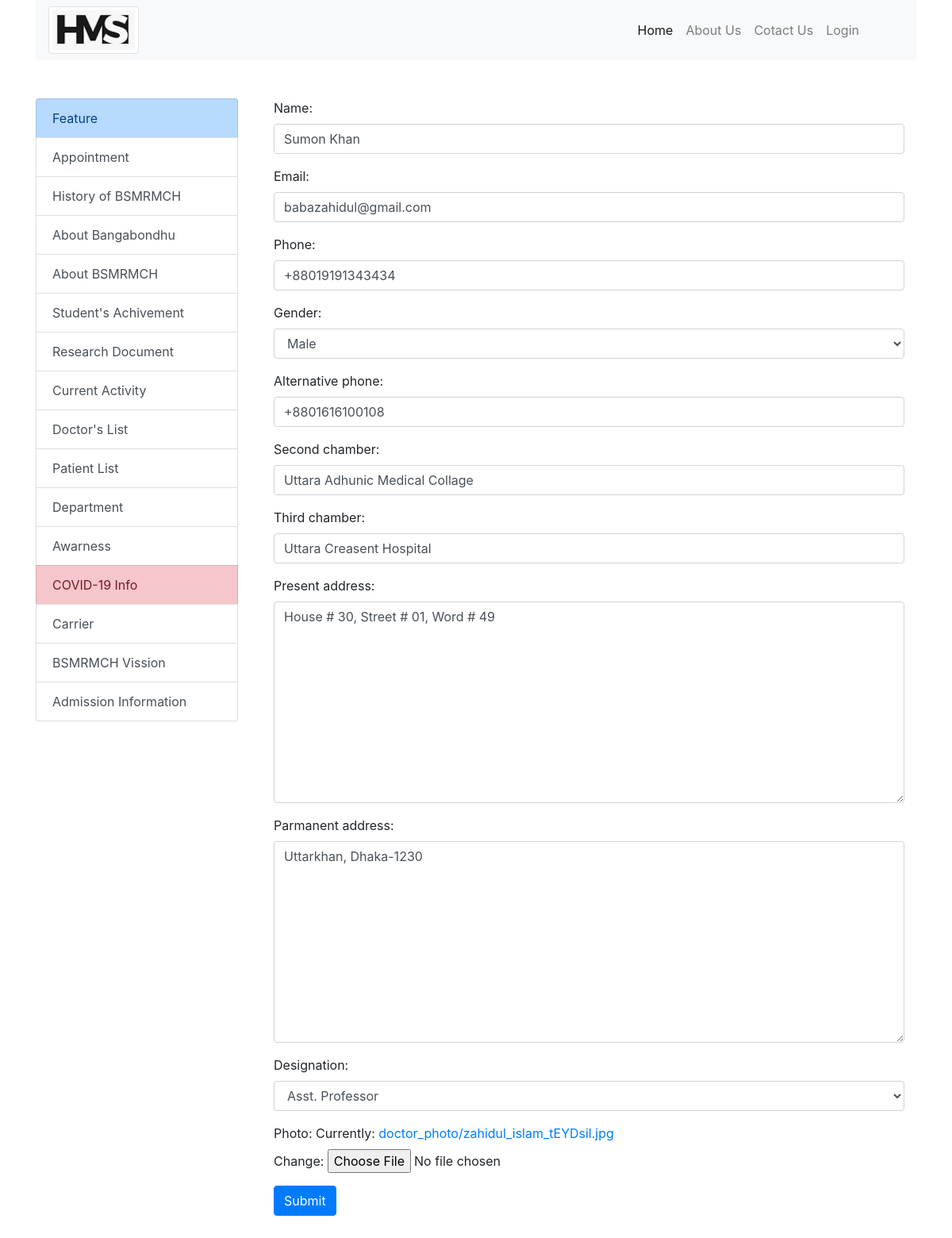
The app's page /edit_doctor/4 with its own data.
### hospital_app/models.py (models this page shows, shortened)
class Doctor(models.Model):
    name = models.CharField(max_length=50)
    email = models.EmailField()
    phone = models.CharField(max_length=15)
    gender = models.ForeignKey(Gender, on_delete=models.SET_NULL, null=True)
    alternative_phone = models.CharField(max_length=15)
    second_chamber = models.CharField(max_length=100, blank=True, null=True)
    third_chamber = models.CharField(max_length=100, blank=True, null=True)
    present_address = models.TextField()
    parmanent_address = models.TextField(blank=True, null=True)
    designation = models.ForeignKey(Designation, on_delete=models.SET_NULL, null=True)
    photo = models.ImageField(upload_to='doctor_photo/')

class Gender(models.Model):
    gender = models.CharField(max_length=6)
    def __str__(self):
        return self.gender

class Designation(models.Model):
    designation = models.CharField(max_length=20)
    def __str__(self):
        return self.designation

### hospital_app/views.py (the view)
# urls.py: path('edit_doctor/<int:id>', views.edit_doctor, name='edit_doctor'),
def edit_doctor(request, id):
    doctor = Doctor.objects.get(id=id)
    forms = AddandEditDoctorForm(instance=doctor)
    if request.method == 'POST':
        forms = AddandEditDoctorForm(request.POST, instance=doctor)
        forms.save()
        return redirect('doctor_list')
    context = {
        'forms':forms
    }
    return render(request, 'doctor/doctor_edit.html', context)

### hospital_app/forms.py
class AddandEditDoctorForm(forms.ModelForm):
    class Meta:
        model = Doctor
        fields = '__all__'
        widgets = {
            'name' : forms.TextInput(attrs={'class':'form-control'}),
            'email' : forms.EmailInput(attrs={'class':'form-control'}),
            'phone' : forms.TextInput(attrs={'class':'form-control'}),
            'gender' : forms.Select(attrs={'class':'form-control'}),
            'alternative_phone' : forms.TextInput(attrs={'class':'form-control'}),
            'second_chamber' : forms.TextInput(attrs={'class':'form-control'}),
            'third_chamber' : forms.TextInput(attrs={'class':'form-control'}),
            'present_address': forms.Textarea(attrs={'class':'form-control'}),
            'parmanent_address' : forms.Textarea(attrs={'class':'form-control'}),
            'designation' : forms.Select(attrs={'class':'form-control'}),
        }

### templates/doctor/doctor_edit.html (shortened to what this page needs)
{% extends 'base.html' %}
{% block content %}
    <div class="col-lg-12 col-md-12 col-sm-12">
        <div class="shadow-lg">
            <form action="" method="POST">
                {{ forms.as_p }}
                <input class="btn btn-primary" type="submit" value="Submit">
            </form>
        </div>
    </div>
{% endblock %}

### records on screen
Doctor: name "Sumon Khan", email "babazahidul@gmail.com", phone "+88019191343434", alternative_phone "+8801616100108", second_chamber "Uttara Adhunic Medical Collage", third_chamber "Uttara Creasent Hospital", present_address "House # 30, Street # 01, Word # 49", parmanent_address "Uttarkhan, Dhaka-1230"
Gender: gender "Male"
Designation: designation "Asst. Professor"
